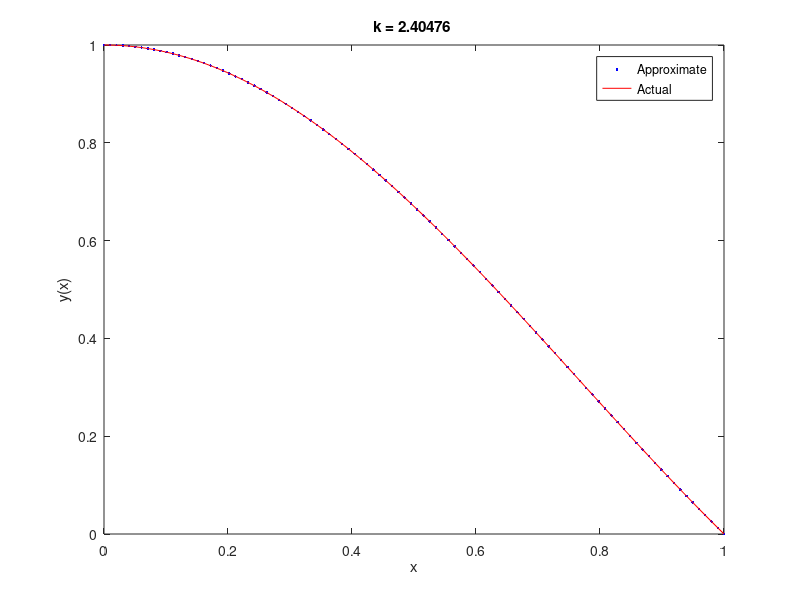
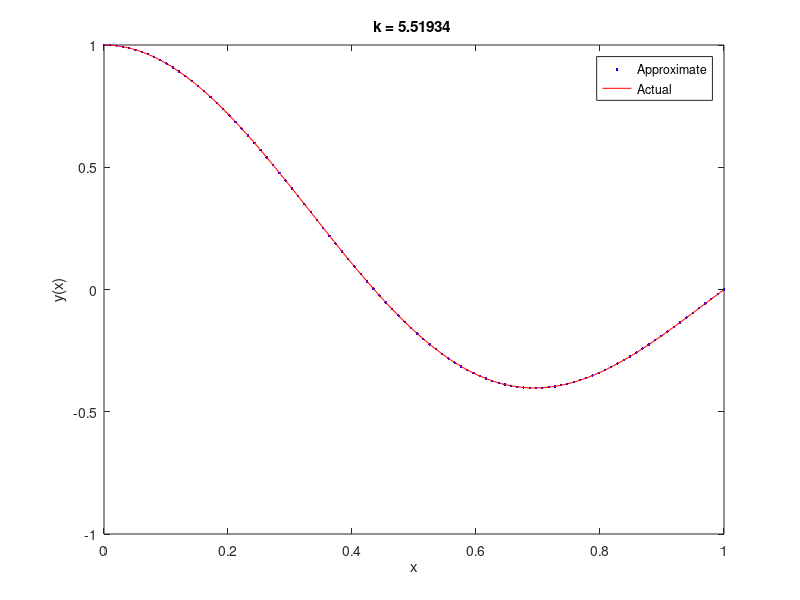
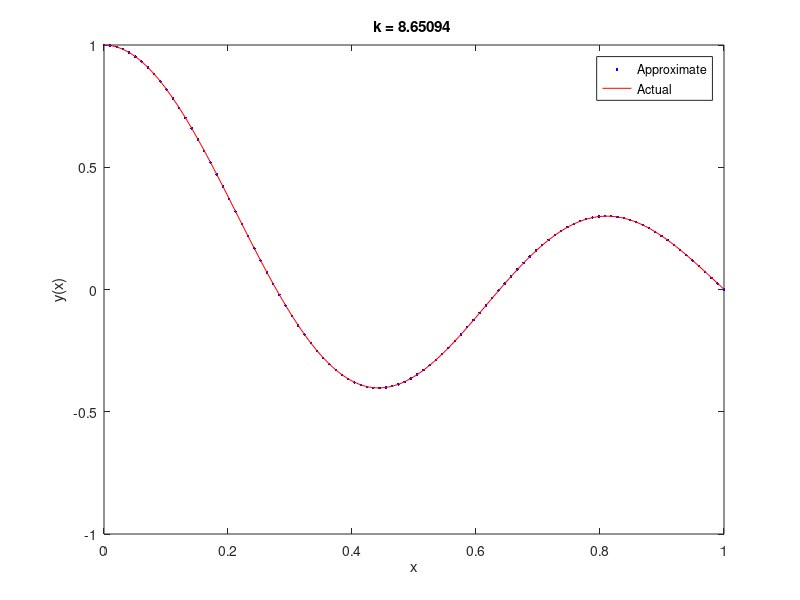
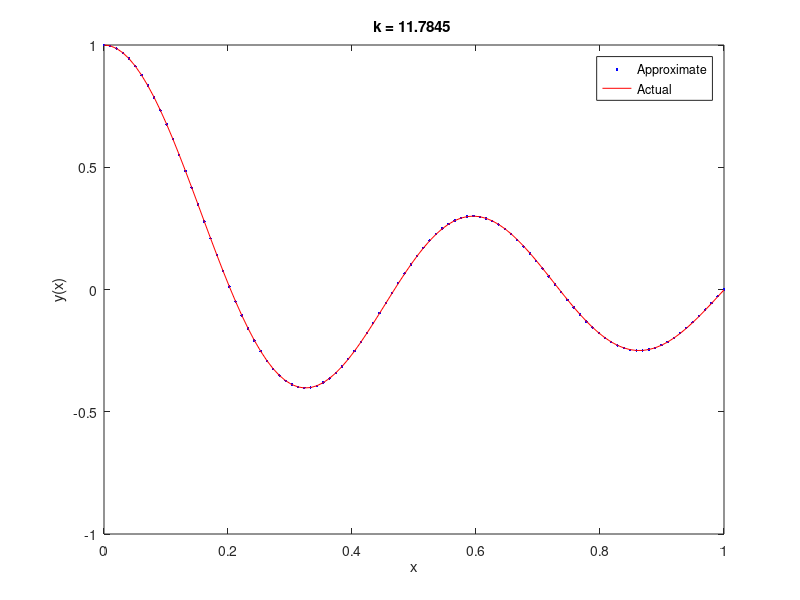

MATLAB code for these plots, in order:
% Name: Scott Leland Crossen
% Take Home Problem #1
% Physics 430 Section 2

% Progam Output:
% Numeric k for  n=1 is 2.404756. 	Abs(Error) in k_1 is 0.000029
% Numeric k for  n=2 is 5.519340. 	Abs(Error) in k_2 is 0.000134
% Numeric k for  n=3 is 8.650940. 	Abs(Error) in k_3 is 0.000322
% Numeric k for  n=4 is 11.784527. 	Abs(Error) in k_4 is 0.000594

clear; close all;
N=100; % Amount of points
% This next line was found using mathematica and are the first four zeros of J0[x].
kactual=[2.404825557695773; 5.5200781102863115; 8.653727912911013; 11.791534439014281];
xmin=0; xmax=1; % Plot between zero and one.
h=(xmax-xmin)/(N-1);
x=xmin:h:xmax; % Set domain array
A=zeros(N,N);
% Set derivative boundary condition:
A(1,1)=3/(2*h);
A(1,2)=-2/h;
A(1,3)=1/(2*h);
% Set value boundary condition:
A(N,N)=1;
% Create 'B' Matrix:
B=eye(N,N);
B(1,1)=0;
B(N,N)=0;
% Map the differntial equation onto 'A':
for iterator1=2:1:N-1
    A(iterator1,iterator1-1)=1/(h^2)-1/(2*h)/x(iterator1);
    A(iterator1,iterator1)=-2/(h.^2);
    A(iterator1,iterator1+1)=1/(h^2)+1/(2*h)/x(iterator1);
end;
[V,D]=eig(A,B);
k2raw=-diag(D);
[k2,otherk]=sort(k2raw); % Sort Eigenvalues^2.
for n=3:1:6 % Plot the first four eigenvalues.
figure;
gn=V(:,otherk(n));
t=sprintf('k = %g ',sqrt(abs(k2(n)))); % Display the eigenvalue as a title.
plot(x,gn./gn(1),'b.',x,besselj(0,sqrt(abs(k2(n))).*x),'r-'); % Plot with the actual result.
% Display the error of the calculated eigenvalue with the one found in mathematica.
fprintf('Numeric k for  n=%d is %f. \tAbs(Error) in k_%d is %f\n',n-2,sqrt(abs(k2(n))),n-2,abs(sqrt(abs(k2(n)))-kactual(n-2))/kactual(n-2));
title(t);xlabel('x');ylabel('y(x)');
legend('Approximate','Actual');
end;
